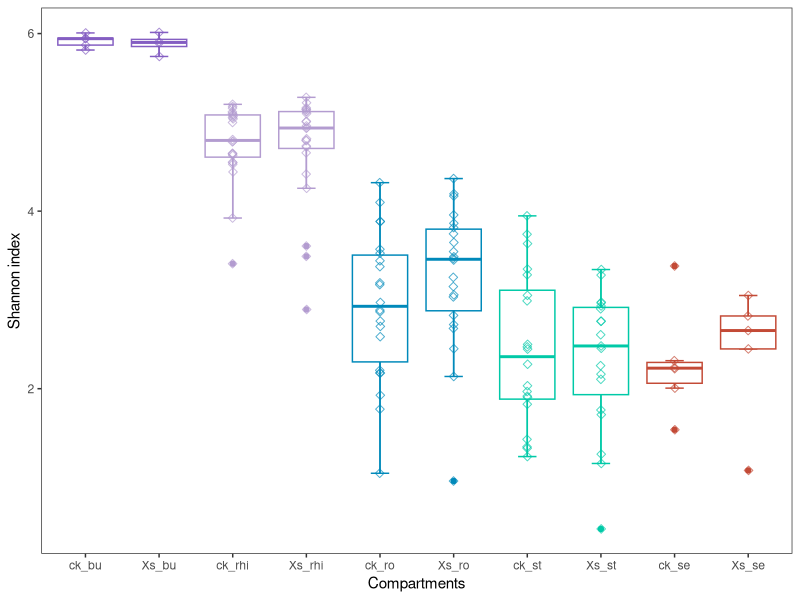
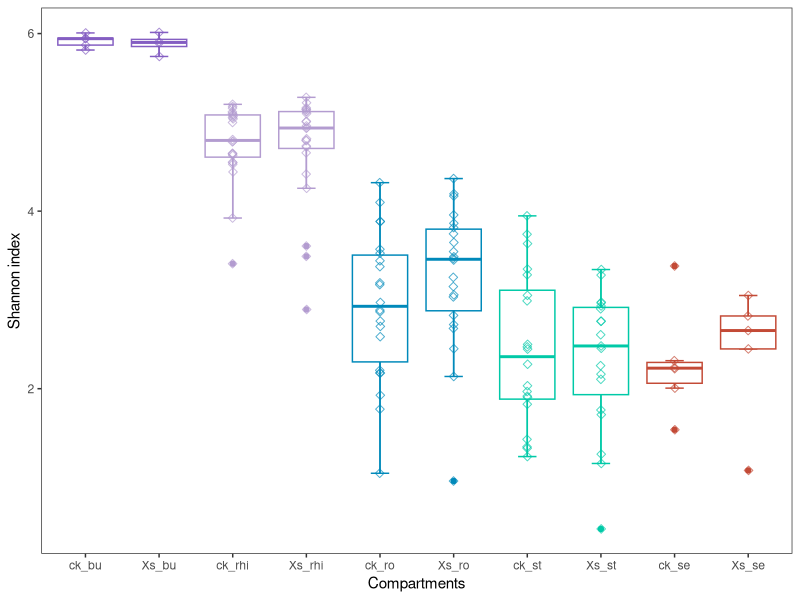

Write the R code that produced these figures, in order.
# Result2, Figuer B, alpha_diversity
# Author: Xing Wang
# Data: October 8th 2022

getwd()
rm(list = ls())

library(tidyverse)
df<-read.csv("compartment.csv")
head(df)

library(ggplot2)

df$SampleID <- factor(df$SampleID, levels=c('ck', 'xs'))

p= ggplot(data=df,aes(x=factor(Compartments,level = c("ck_bu","Xs_bu","ck_rhi","Xs_rhi","ck_ro","Xs_ro","ck_st","Xs_st","ck_se","Xs_se")), y=Shannon, color=Compartments))+
  stat_boxplot(geom = "errorbar",
               width=0.25,
               position = position_dodge(0.9))+
  geom_boxplot(position = position_dodge(0.9))+
  
  geom_jitter(position=position_jitterdodge(0.01),size=2,alpha=0.7,shape=23)+
  theme_bw()+
  theme(legend.position = "NA")+theme(panel.grid=element_blank())+
  
  guides(fill=guide_legend(title=NULL))+
  labs(x="Compartments", y="Shannon index")+
  
  scale_color_manual(aesthetics="color",values = c("#845EC2","#B39CD0","#0089BA","#C34A36","#00C9A7","#845EC2","#B39CD0","#0089BA","#C34A36","#00C9A7"))

p
ggsave(paste("compartment.pdf", sep=""), p, width = 4, height = 4)

p
ggsave(paste("compartment.png", sep=""), p, width = 4, height = 4)


Shannon_stats <- aov(Shannon ~ Compartments, data = df)
Tukey_HSD_Shannon <- TukeyHSD(Shannon_stats, ordered = FALSE, conf.level = 0.95)
Tukey_HSD_Shannon_table <- as.data.frame(Tukey_HSD_Shannon$Compartments)
Tukey_HSD_Shannon_table
write.table(Tukey_HSD_Shannon_table[order(Tukey_HSD_Shannon_table$p, decreasing=FALSE), ], file="compartments_stat.txt",append = FALSE, quote = FALSE, sep="\t",eol = "\n", na = "NA", dec = ".", row.names = TRUE,col.names = TRUE)


